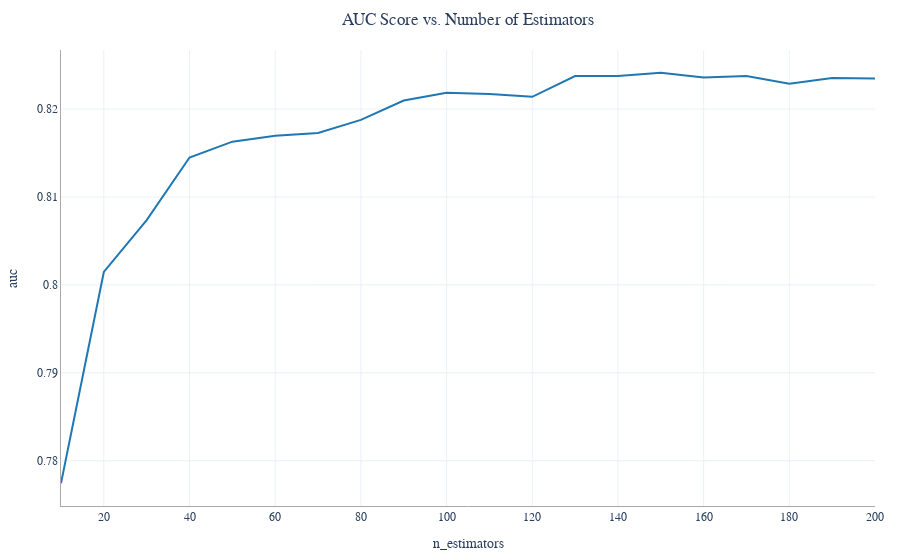

Write notebook code for a chart like this one.
### Code cell
px.line(df_scores, x='n_estimators', y='auc', title='AUC Score vs. Number of Estimators')

### Figure 1 — Plotly figure (JSON) as saved in the notebook; plotly's stock layout.template omitted (floating-point values rounded to 4 significant figures)
{"data": [{"hovertemplate": "n_estimators=%{x}<br>auc=%{y}<extra></extra>", "legendgroup": "", "line": {"color": "#1F77B4", "dash": "solid"}, "marker": {"symbol": "circle"}, "mode": "lines", "name": "", "orientation": "v", "showlegend": false, "type": "scatter", "x": [10, 20, 30, 40, 50, 60, 70, 80, 90, 100, 110, 120, 130, 140, 150, 160, 170, 180, 190, 200], "xaxis": "x", "y": [0.7774, 0.8015, 0.8074, 0.8145, 0.8163, 0.817, 0.8173, 0.8188, 0.821, 0.8218, 0.8217, 0.8214, 0.8238, 0.8237, 0.8241, 0.8236, 0.8238, 0.8229, 0.8235, 0.8235], "yaxis": "y"}], "layout": {"legend": {"tracegroupgap": 0}, "title": {"text": "AUC Score vs. Number of Estimators"}, "xaxis": {"anchor": "y", "domain": [0, 1], "title": {"text": "n_estimators"}}, "yaxis": {"anchor": "x", "domain": [0, 1], "title": {"text": "auc"}}}}
